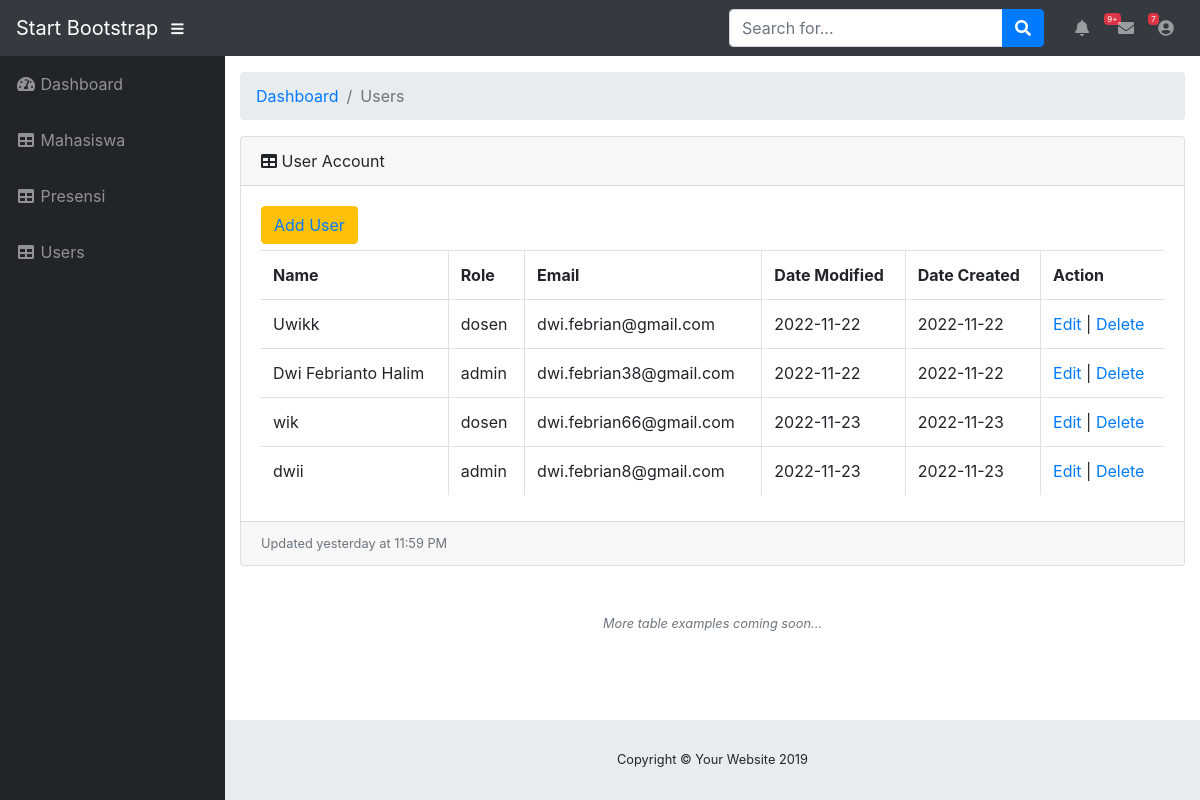
Screenshot of /admin/user.php (signed in) with the database file from the repository.
### tables this page shows
CREATE TABLE `user` (
  `email` varchar(50) NOT NULL,
  `name` varchar(50) DEFAULT NULL,
  `password` varchar(100) DEFAULT NULL,
  `role` varchar(20) DEFAULT NULL,
  `created` char(10) DEFAULT NULL,
  `modified` char(10) DEFAULT NULL
);

### admin/user.php (the view, shortened to what this page needs)
<?php
if (isset($_SESSION['login']) && $_SESSION['role'] == 'admin') {
    require "connect.php";
    $sql = "SELECT * FROM user";
    $result = mysqli_query($conn, $sql);
?>
    <!DOCTYPE html>
    <html lang="en">
    <head>
        <link href="vendor/fontawesome-free/css/all.min.css" rel="stylesheet" type="text/css">
        <link href="vendor/datatables/dataTables.bootstrap4.css" rel="stylesheet">
        <link href="css/sb-admin.css" rel="stylesheet">
    </head>
    <body id="page-top">
        <nav class="navbar navbar-expand navbar-dark bg-dark static-top">
            <a class="navbar-brand mr-1" href="index.html">Start Bootstrap</a>
            <button class="btn btn-link btn-sm text-white order-1 order-sm-0" id="sidebarToggle" href="#">
                <i class="fas fa-bars"></i>
            </button>
            <form class="d-none d-md-inline-block form-inline ml-auto mr-0 mr-md-3 my-2 my-md-0">
                <div class="input-group">
                    <input type="text" class="form-control" placeholder="Search for..." aria-label="Search" aria-describedby="basic-addon2">
                    <div class="input-group-append">
                        <button class="btn btn-primary" type="button">
                            <i class="fas fa-search"></i>
                        </button>
                    </div>
                </div>
            </form>
            <ul class="navbar-nav ml-auto ml-md-0">
                <li class="nav-item dropdown no-arrow mx-1">
                    <a class="nav-link dropdown-toggle" href="#" id="alertsDropdown" role="button" data-toggle="dropdown" aria-haspopup="true" aria-expanded="false">
                        <i class="fas fa-bell fa-fw"></i>
                        <span class="badge badge-danger">9+</span>
                    </a>
                </li>
                <li class="nav-item dropdown no-arrow mx-1">
                    <a class="nav-link dropdown-toggle" href="#" id="messagesDropdown" role="button" data-toggle="dropdown" aria-haspopup="true" aria-expanded="false">
                        <i class="fas fa-envelope fa-fw"></i>
                        <span class="badge badge-danger">7</span>
                    </a>
                </li>
                <li class="nav-item dropdown no-arrow">
                    <a class="nav-link dropdown-toggle" href="#" id="userDropdown" role="button" data-toggle="dropdown" aria-haspopup="true" aria-expanded="false">
                        <i class="fas fa-user-circle fa-fw"></i>
                    </a>
                </li>
            </ul>
        </nav>
        <div id="wrapper">
            <ul class="sidebar navbar-nav">
                <li class="nav-item">
                    <a class="nav-link" href="index.php">
                        <i class="fas fa-fw fa-tachometer-alt"></i>
                        <span>Dashboard</span>
                    </a>
                </li>
                <li class="nav-item">
                    <a class="nav-link" href="mahasiswa.php">
                        <i class="fas fa-fw fa-table"></i>
                        <span>Mahasiswa</span></a>
                </li>
                <li class="nav-item">
                    <a class="nav-link" href="presensi.php">
                        <i class="fas fa-fw fa-table"></i>
                        <span>Presensi</span></a>
                </li>
                <li class="nav-item">
                    <a class="nav-link" href="user.php">
                        <i class="fas fa-fw fa-table"></i>
                        <span>Users</span></a>
                </li>
            </ul>
            <div id="content-wrapper">
                <div class="container-fluid">
                    <ol class="breadcrumb">
                        <li class="breadcrumb-item">
                            <a href="#">Dashboard</a>
                        </li>
                        <li class="breadcrumb-item active">Users</li>
                    </ol>
                    <div class="card mb-3">
                        <div class="card-header">
                            <i class="fas fa-table"></i>
                            User Account
                        </div>
                        <div class="card-body">
                            <div class="table-responsive">
                                <table class="table table-bordered" id="dataTable" width="100%" cellspacing="0">
                                    <button class="btn btn-warning"><a href="add_user.php">Add User</a></button>
                                    <tr>
                                        <th>Name</th>
                                        <th>Role</th>
                                        <th>Email</th>
                                        <th>Date Modified</th>
                                        <th>Date Created</th>
                                        <th>Action</th>
                                    </tr>
                                    <?php
                                    while ($row = mysqli_fetch_assoc($result)) {
                                    ?>
                                        <tr>
                                            <td><?php echo $row["name"] ?></td>
                                            <td><?php echo $row["role"] ?></td>
                                            <td><?php echo $row["email"] ?></td>
                                            <td><?php echo $row["modified"] ?></td>
                                            <td><?php echo $row["created"] ?></td>
                                            <td>
                                                <a href='user_update.php?email=<?= $row['email'] ?>'>Edit</a> |
                                                <a onclick="return confirm ('Are you sure?')" href='user_delete.php?email=<?= $row['email'] ?>'>Delete</a>
                                            </td>
                                        </tr>
                                    <?php
                                    }
                                    ?>
                                </table>
                            </div>
                        </div>
                        <div class="card-footer small text-muted">Updated yesterday at 11:59 PM</div>
                    </div>
                    <p class="small text-center text-muted my-5">
                        <em>More table examples coming soon...</em>
                    </p>
                </div>
                <footer class="sticky-footer">
                    <div class="container my-auto">
                        <div class="copyright text-center my-auto">
                            <span>Copyright © Your Website 2019</span>
                        </div>
                    </div>
                </footer>
            </div>
        </div>
    </body>
    </html>
<?php
} else {
    echo "You can't access this page before you login!";
    echo "<br>";
    echo "<a href='login.php'>Login here...</a>";
}
?>

### rows the page displays
user: name "Uwikk", role "dosen", email "dwi.febrian@gmail.com", modified "2022-11-22", created "2022-11-22"
user: name "Dwi Febrianto Halim", role "admin", email "dwi.febrian38@gmail.com", modified "2022-11-22", created "2022-11-22"
user: name "wik", role "dosen", email "dwi.febrian66@gmail.com", modified "2022-11-23", created "2022-11-23"
user: name "dwii", role "admin", email "dwi.febrian8@gmail.com", modified "2022-11-23", created "2022-11-23"
